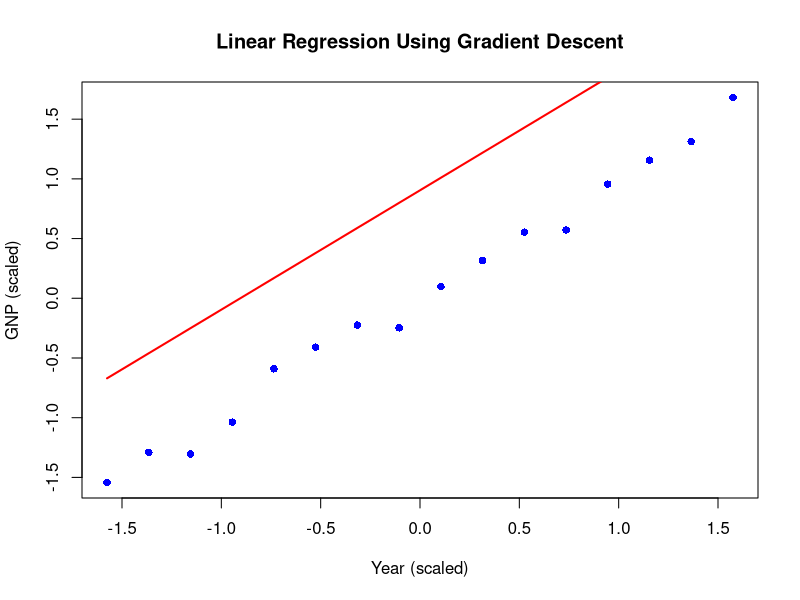

Recreate this plot in R.

  # Gradient Descent function
  LR_GradientDescent <- function(xx, yy, r, m, b, N)
    # xx => independent values
    # yy => dependent values
    # r => learning rate
    # m => initial value of m (slope)
    # b => initial value of b (intercept)
  {
    n <- length(xx)
    # ten iterations
    for( i in 1:N )
    {
      # Predicted values
      y_pred <- m * xx + b
      
      # Calculate gradients
      grad_m <- -sum((yy - y_pred) * xx) / n
      grad_b <- -sum(yy - y_pred) / n

# Update parameters
m <- m - r * grad_m
b <- b - r * grad_b

# Calculate and store the cost (Sum Squared Error)
cost <- sum((yy - y_pred)^2) / 2

# print information
cat("\niteration = ")
print(i)
cat("cost = ")
print(round(cost,3))
cat(" slope = ")
print(round(m,3))
cat(" intercept = ")
print(round(b,3))
    }
    rval <- list("slope" = m, "intercept" = b, "cost" = cost)
    return(rval) 
  }
  # our data
  x_data <- longley$Year
  y_data <- longley$GNP
  # data scaling
  xx <- scale(x_data)
  yy <- scale(y_data)
  # Linear Regression with Gradient Descent
  lr_gd = LR_GradientDescent(xx, yy, 0.01, 1, 1, 10)
  # plot data & gradient descent line
  # Extract the slope and intercept from the results 
  slope <- lr_gd$slope 
  intercept <- lr_gd$intercept 
  
  # Predicted values based on the final slope and intercept 
  y_pred <- slope * xx + intercept 
  
  # Plot the data points 
  plot(xx, yy, main = "Linear Regression Using Gradient Descent", xlab = "Year (scaled)", ylab = "GNP (scaled)", col = "blue", pch = 16) 
  # Plot the best-fit line 
  lines(xx, y_pred, col = "red", lwd = 2)
  
  
  
  
  
  
  
  
  
  
  
  
  
  
  
  
  
  
  
  
  
  
  
  